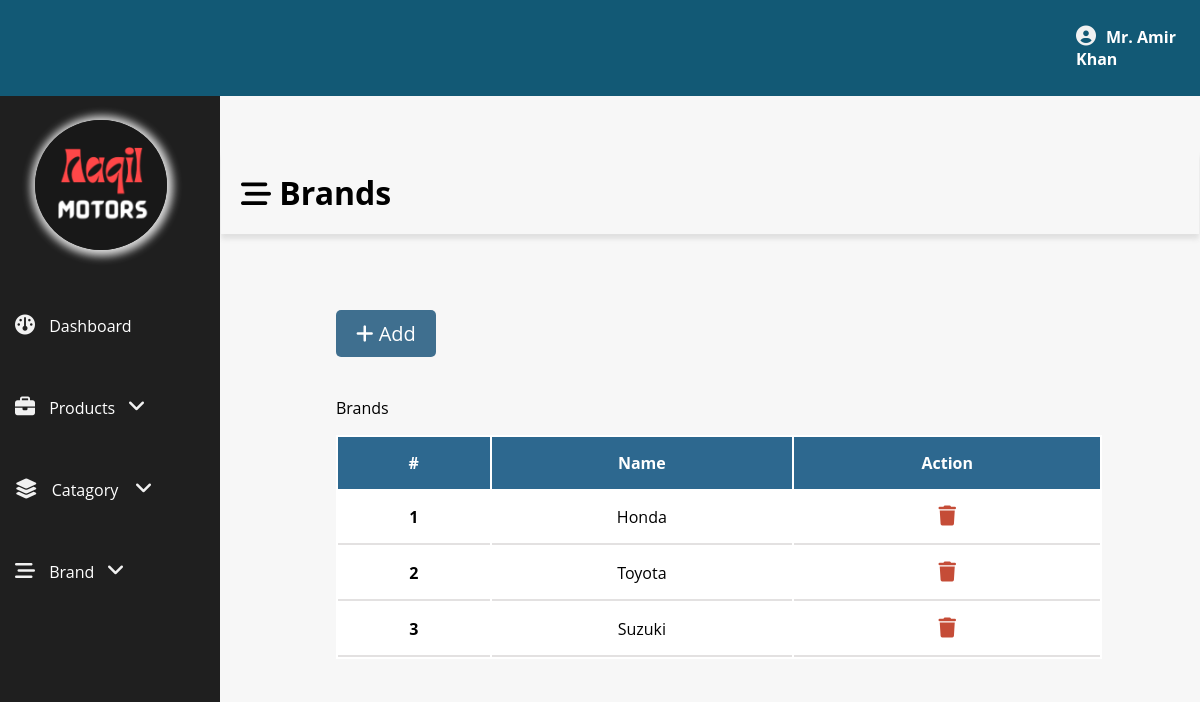
Screenshot of /vehicle_store/admin/brands.php (signed in) with the database file from the repository.
### tables this page shows
CREATE TABLE `brands` (
  `id` int(20) NOT NULL,
  `name` varchar(255) NOT NULL
);

### vehicle_store/admin/database.php (called while the page is built, shortened)
<?php
class Database
{
	private $db_host = "localhost";
	private $db_root = "root";
	private $db_password = "";
	private $db_name = "vehicle_store";
	private $conn = false;
	private $result = array();
	public function __construct()
	{
		if (!$this->conn) {
			$this->mysqli = new mysqli($this->db_host, $this->db_root, $this->db_password, $this->db_name);
			$this->conn = true;
		} else {
			return true;
		}
	}
	public function sql_select($sql)
	{
		$query = $this->mysqli->query($sql);
		if ($query) {
			$this->result = $query->fetch_all(MYSQLI_ASSOC);
			return true;
		} else {
			array_push($this->result, "An error occured");
			return false;
		}
	}
	public function getResult()
	{
		$message = $this->result;
		$this->result = array();
		return $message;
	}
}

### vehicle_store/admin/brands.php (the view, shortened to what this page needs)
<?php
include "database.php";
$select = new Database();
$select->sql_select("SELECT * FROM brands");
?>
<!DOCTYPE html>
<html lang="en">
<head>
	<link rel="stylesheet" href="https://cdnjs.cloudflare.com/ajax/libs/font-awesome/6.1.1/css/all.min.css"
 />
	<link rel="stylesheet" href="style.css">
</head>
<body>
	<?php require "header.php"; ?>
	<div class="main">
		<div class="sidebar-section col-2">
			<?php require "sidebar.php" ?>
		</div>
		<div class="content">
			<div class="dash-title">
				<h1><i class="fa-solid fa-bars-staggered"></i> Brands</h1>
			</div>
			<div class="row">
				<div class="col-11">
					<form id="form1" action="delete_multiple.php" method="post">
						<a href="add_brand.php" class="add"><i class="fa-solid fa-plus"></i> Add</a>
						<p>Brands</p>
						<table id="table1">
							<thead>
								<tr>
									<th>#</th>
									<th>Name</th>
									<th>Action</th>
								</tr>
							</thead>
							<tbody>
								<?php
								$i = 1;
								foreach ($select->getResult() as $value) {
								?>
								<tr>
									<td><b><?php echo $i ?></b></td>
									<td><?php echo $value['name'] ?></td>
									<td>
										<a id="deletesingle" href="delete_catagory.php?id=<?php echo $value['id'] ?>"><i
												class="fa-solid fa-trash"></i></a>
									</td>
								</tr>
								<?php
									$i++;
								} ?>
							</tbody>
						</table>
					</form>
				</div>
			</div>
		</div>
</body>
</html>

### vehicle_store/admin/style.css (style rules this page uses)
* { box-sizing: border-box; }
body { margin: 0; padding: 0; box-sizing: border-box; background-color: rgb(255, 255, 255); font-family: 'Open Sans', sans-serif; }
@media only screen and (min-width:1200px) { .row::after { content: ""; clear: both; display: table; } }
@media only screen and (min-width:1200px) { [class*="col-"] { float: left; padding: 15px; } }
@media only screen and (min-width:1200px) { .col-2 { width: 16.66%; } }
@media only screen and (min-width:1200px) { .col-11 { width: 91.66%; } }
@media only screen and (min-width:1200px) { .main { margin: 0; padding: 0; min-height: 100%; } }
@media only screen and (min-width:1200px) { div.sidebar-section { margin: 0; padding: 0; } }
@media only screen and (min-width:1200px) { div.content { margin-left: 220px; padding: 1px 1px; height: 1500px; background-color: rgb(247, 247, 247); } }
@media only screen and (min-width:1200px) { .dash-title { margin-top: 150px; box-shadow: 0px 5px 5px rgb(224, 224, 224); } }
@media only screen and (min-width:1200px) { .dash-title h1 { padding: 20px; color: rgb(0, 0, 0); } }
@media only screen and (min-width:1200px) { .dash-title h1 i { font-size: 30px; } }
@media only screen and (min-width:1200px) { #form1 { margin-top: 50px; margin-left: 100px; } }
@media only screen and (min-width:1200px) { #form1 p { margin-top: 50px; } }
@media only screen and (min-width:1200px) { .add { text-decoration: none; padding: 10px 20px 10px 20px; background-color: #3f6f8f; color: white; border: none; border-radius: 5px; font-size: 20px; margin-left: 0%; margin-top: 50px; } }
@media only screen and (min-width:1200px) { #table1 { width: 100%; background-color: #ffffff; text-align: center; margin: auto; overflow-x: scroll; } }
@media only screen and (min-width:1200px) { #table1 thead { background-color: rgb(45, 104, 143); color: white; } }
@media only screen and (min-width:1200px) { td { border-bottom: 2px solid #e3e1e1; padding: 15px; } }
@media only screen and (min-width:1200px) { #table1 tr { border: 2px solid black; border-radius: 5px; } }
@media only screen and (min-width:1200px) { #table1 thead th { padding: 15px; } }
@media only screen and (min-width:1200px) { #table1 #deletesingle { padding: 10px; text-decoration: none; display: inline; border-radius: 5px; color: rgb(197, 76, 55); } }
@media only screen and (min-width:1200px) { i { font-size: 20px; } }

### rows the page displays
brands: name "Honda"
brands: name "Toyota"
brands: name "Suzuki"

### other values shown
$_SESSION['name'] "Mr. Amir Khan"
